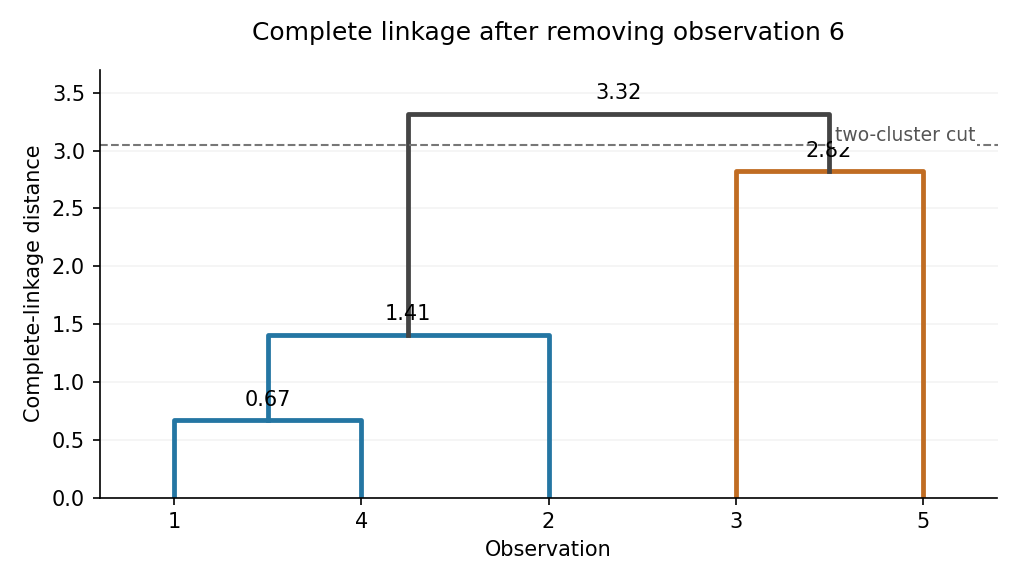

Write the Python code that produced this figure.
#!/usr/bin/env python3
"""Draw the solution dendrogram; run from the mirrored _media directory.

Tested with Python 3.14.4, Matplotlib 3.10.7 and NumPy 2.3.5, as declared
in the repository's root pyproject.toml. Writes only a PNG in the cwd.
"""
from pathlib import Path

import matplotlib
matplotlib.use('Agg')
import matplotlib.pyplot as plt
import numpy as np


def complete_linkage(distances):
    """Return (left, right, height, members) merges with deterministic ties."""
    active = {i: (i,) for i in range(len(distances))}
    merges = []
    while len(active) > 1:
        ids = sorted(active)
        height, left, right = min(
            (max(distances[i, j] for i in active[a] for j in active[b]), a, b)
            for pos, a in enumerate(ids) for b in ids[pos + 1:]
        )
        members = active.pop(left) + active.pop(right)
        active[len(distances) + len(merges)] = members
        merges.append((left, right, float(height), members))
    return merges


def main():
    distances = np.array([
        [0, 1.41, 2.68, .67, 3.01],
        [1.41, 0, 2.95, 1.19, 2.37],
        [2.68, 2.95, 0, 2.19, 2.82],
        [.67, 1.19, 2.19, 0, 3.32],
        [3.01, 2.37, 2.82, 3.32, 0],
    ])
    merges = complete_linkage(distances)
    assert [m[2] for m in merges] == [.67, 1.41, 2.82, 3.32]
    order = [0, 3, 1, 2, 4]
    positions = {leaf: (float(pos), 0.) for pos, leaf in enumerate(order)}
    blue, orange = '#2476a3', '#c06c22'
    fig, ax = plt.subplots(figsize=(6.8, 3.9), facecolor='white')
    ax.set_facecolor('white')
    for node, (left, right, height, members) in enumerate(merges, 5):
        xl, yl = positions[left]
        xr, yr = positions[right]
        color = blue if set(members) <= {0, 1, 3} else orange
        if len(members) == 5:
            color = '#444444'
        ax.plot([xl, xl, xr, xr], [yl, height, height, yr], color=color, lw=2.3)
        center = (xl + xr) / 2
        positions[node] = (center, height)
        ax.annotate(f'{height:.2f}', (center, height), xytext=(0, 7),
                    textcoords='offset points', ha='center', fontsize=10)
    ax.axhline(3.05, color='#777777', lw=1, ls='--')
    ax.text(4.28, 3.05, 'two-cluster cut', ha='right', va='bottom', fontsize=9,
            color='#555555', bbox={'facecolor': 'white', 'edgecolor': 'none', 'pad': 1})
    ax.set_xticks(range(5), [str(i + 1) for i in order])
    ax.set_xlim(-.4, 4.4)
    ax.set_ylim(0, 3.7)
    ax.set_xlabel('Observation')
    ax.set_ylabel('Complete-linkage distance')
    ax.set_title('Complete linkage after removing observation 6', pad=14)
    ax.spines[['top', 'right']].set_visible(False)
    ax.grid(axis='y', alpha=.15)
    ax.set_axisbelow(True)
    fig.tight_layout()
    output = Path(Path(__file__).stem + '.png')
    fig.savefig(output, dpi=150, facecolor='white', transparent=False)
    plt.close(fig)
    print(output)


if __name__ == '__main__':
    main()
